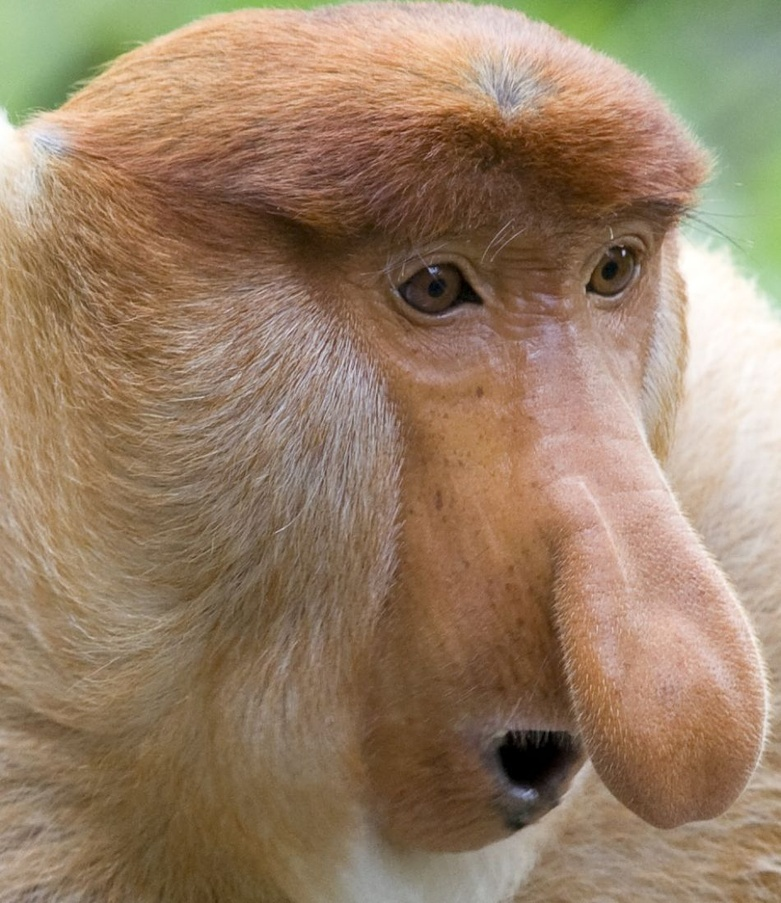
#> input picture Kuwahara Aniso/resources/monkey.jpg, 781 x 903 px, shrunk from 950 x 1098 before the run
$ python Anisotropic.py
#> lines starting #> are read from the running program, lines starting #| are printed output that depends on the picture
#!/usr/bin/env python3
# -*- coding: utf-8 -*-
"""
Created on Mon Nov 20 23:21:57 2023

@author: sebas
"""

import numpy as np
from matplotlib import pyplot as plt
from PIL import Image
from scipy import ndimage
import pickle


BlurSigma = 15
ImagePath = 'resources/monkey.jpg'


#%% Load in Image

with Image.open(ImagePath) as RawImage:
#> RawImage is the input picture: PIL image 781x903 RGB; mean R, G, B 151.9, 127.4, 102.4
    Img = np.asarray(RawImage).astype('float32')

Img /= 255
dims = Img.shape
#> dims = (903, 781, 3)


#%% Calculate Tensor

Sobelx = ndimage.sobel(Img, 0)
Sobely = ndimage.sobel(Img, 1)
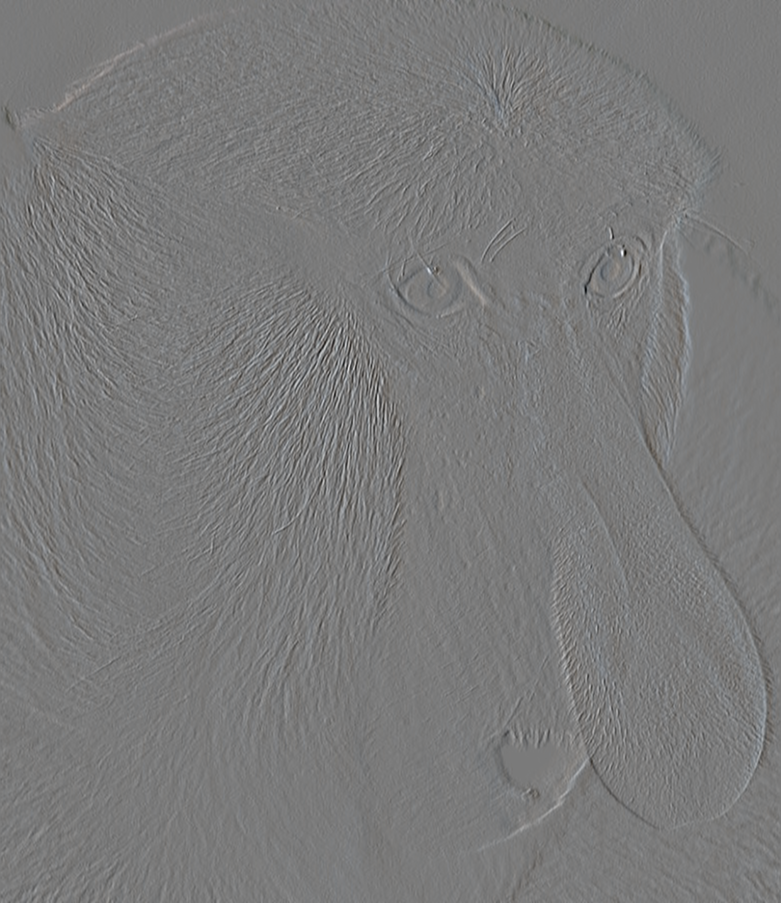
#> Sobely: shape (903, 781, 3) float32; mean R, G, B 0.00142, 0.00269, 0.00334; drawn with min black and max white


StructTens = np.array([[Sobelx*Sobelx, Sobelx*Sobely],
                       [Sobelx*Sobely, Sobely*Sobely]]).transpose(2,3,4,0,1)

StructTens = ndimage.gaussian_filter(StructTens, BlurSigma, axes=(0,1))

#%% Calculate params for filter

eigval, eigvec = np.linalg.eig(StructTens)

#not always true that lambda1 > lambda2 but abs fixes this
lambda1 = eigval[:,:,:,0]
lambda2 = eigval[:,:,:,1]
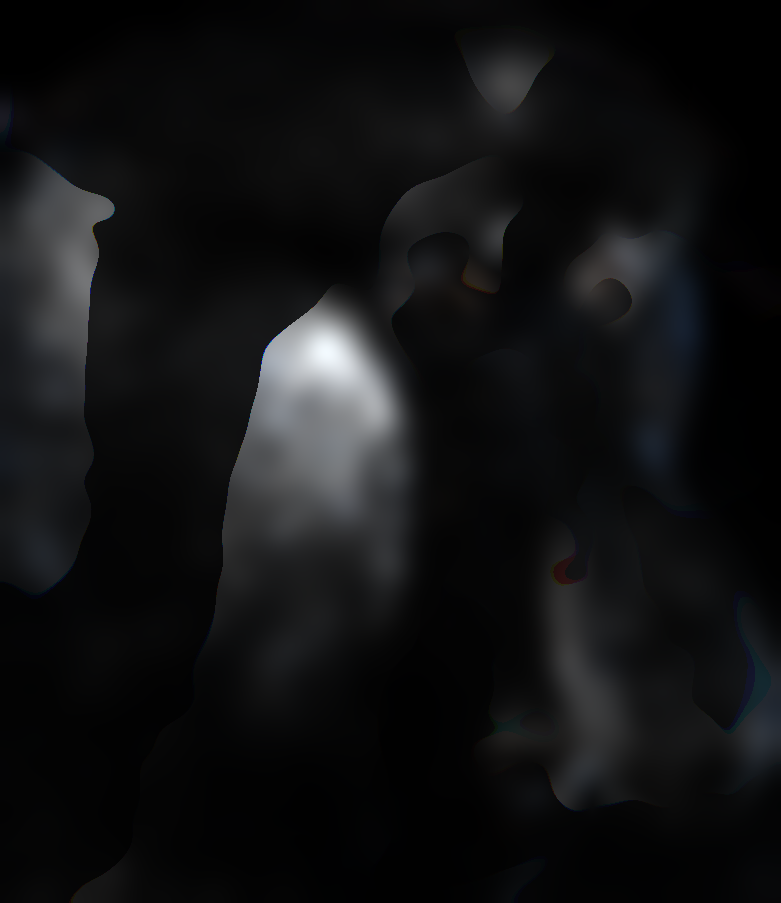
#> lambda2: shape (903, 781, 3) float32; mean of channels 0, 1, 2 0.374, 0.384, 0.403; drawn with min black and max white

A = np.where( (lambda1 + lambda2) > 0, ( lambda1 - lambda2 ) / ( lambda1 + lambda2 ) , 0.)
A = np.abs(A)
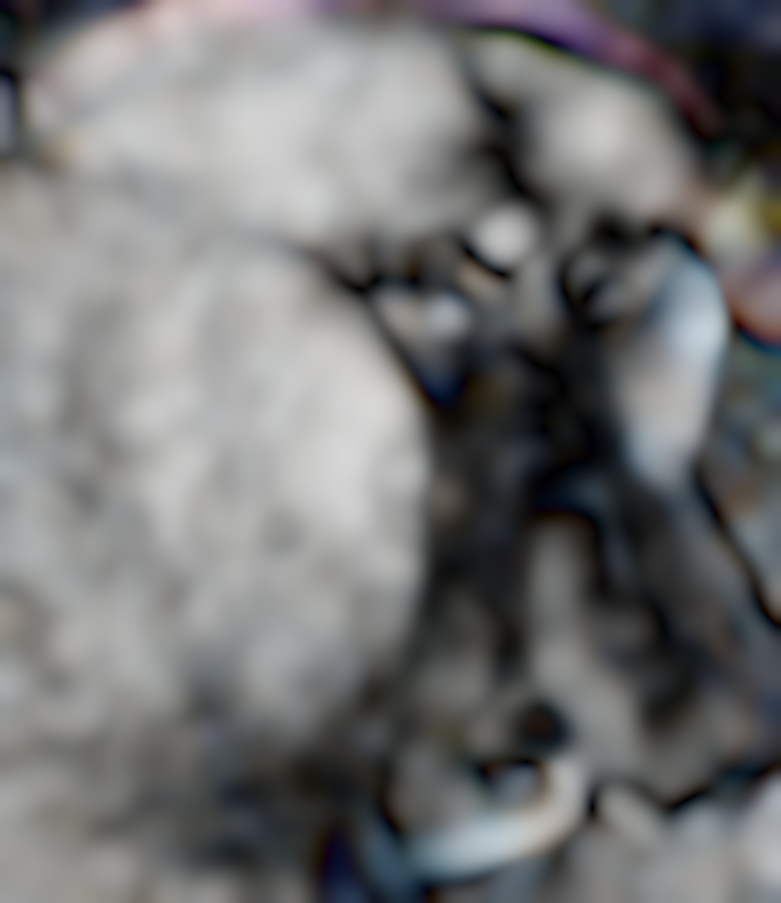
#> A: shape (903, 781, 3) float32; mean of channels 0, 1, 2 0.457, 0.458, 0.46; drawn as R, G, B

# sort eigan vectors
MinorArgs = np.argmax(eigval, axis=3, keepdims=True)
MinorEigVec = np.squeeze( np.take_along_axis(eigvec, MinorArgs[:,:,:,:,np.newaxis], 3) ) # may be wrong triple check the eigvec index to be sorted

LocalOri = np.arctan2(MinorEigVec[:,:,:,1], MinorEigVec[:,:,:,0])
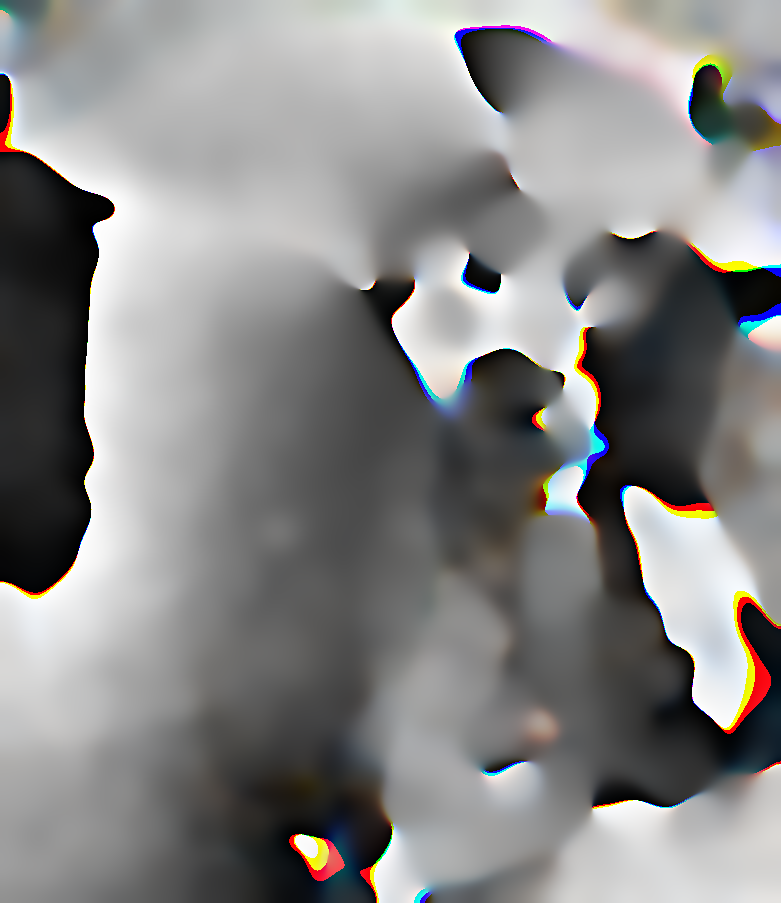
#> LocalOri: shape (903, 781, 3) float32; mean of channels 0, 1, 2 -0.69, -0.698, -0.705; drawn with min black and max white


# [13 lines of commented-out code are left out]
alpha = 1       # tuning factor
r = 1          # radius of filter
IsoFactor = (alpha + A)/alpha
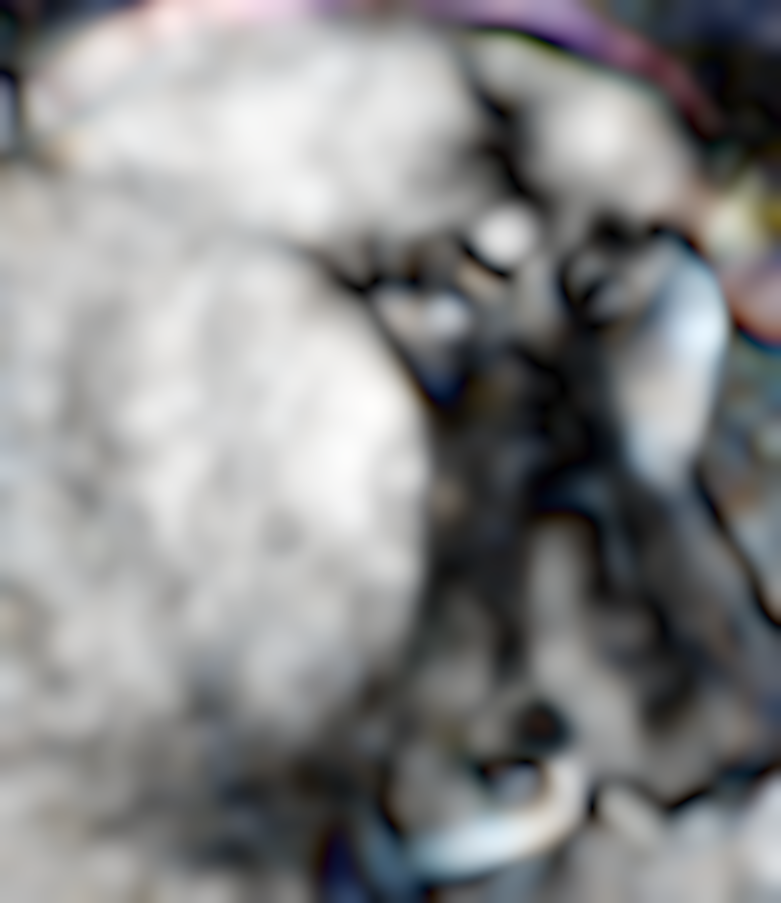
#> IsoFactor: shape (903, 781, 3) float32; mean of channels 0, 1, 2 1.46, 1.46, 1.46; drawn with min black and max white
a = r * IsoFactor
b = r / IsoFactor
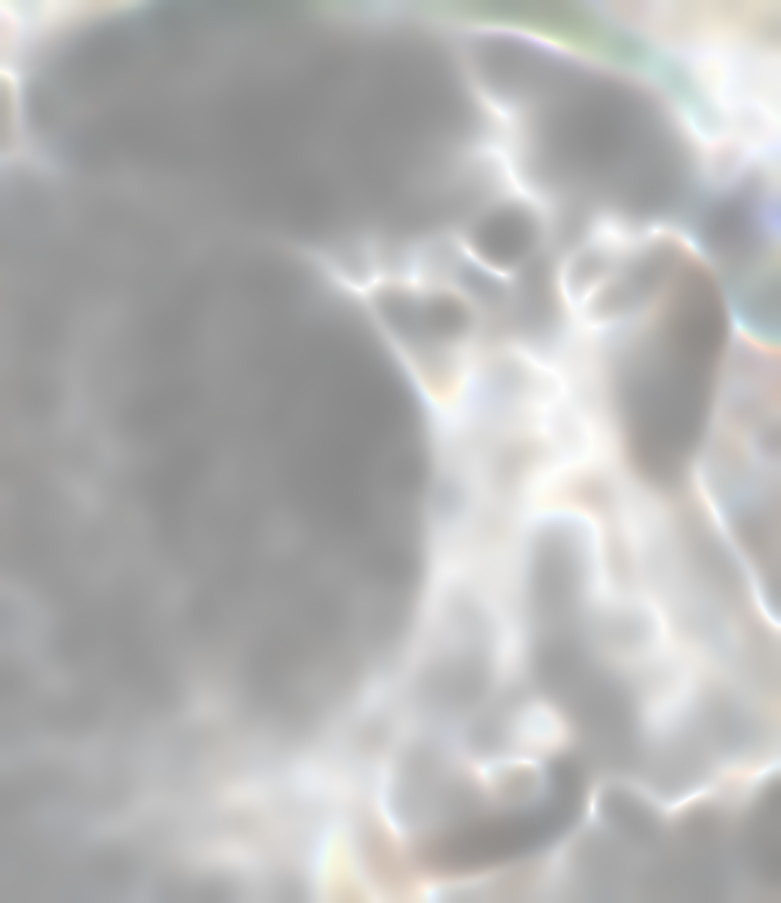
#> b: shape (903, 781, 3) float32; mean of channels 0, 1, 2 0.703, 0.702, 0.701; drawn as R, G, B


ExportData = {
    'a': a,
    'b': b,
    'LocalOri': LocalOri
}


with open(ImagePath + '.eigen.pickle', 'wb') as outFile:
    pickle.dump(ExportData, outFile)
